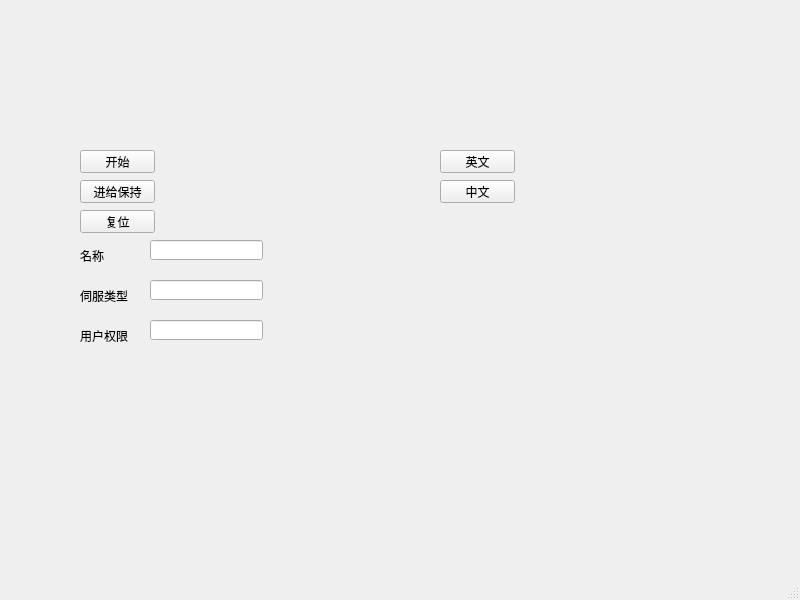
<?xml version="1.0" encoding="UTF-8"?>
<ui version="4.0">
 <class>MainWindow</class>
 <widget class="QMainWindow" name="MainWindow">
  <property name="geometry">
   <rect>
    <x>0</x>
    <y>0</y>
    <width>800</width>
    <height>600</height>
   </rect>
  </property>
  <property name="windowTitle">
   <string>MainWindow</string>
  </property>
  <widget class="QWidget" name="centralwidget">
   <widget class="QPushButton" name="btn1">
    <property name="geometry">
     <rect>
      <x>80</x>
      <y>150</y>
      <width>75</width>
      <height>23</height>
     </rect>
    </property>
    <property name="text">
     <string>开始</string>
    </property>
   </widget>
   <widget class="QPushButton" name="btn2">
    <property name="geometry">
     <rect>
      <x>80</x>
      <y>180</y>
      <width>75</width>
      <height>23</height>
     </rect>
    </property>
    <property name="text">
     <string>进给保持</string>
    </property>
   </widget>
   <widget class="QPushButton" name="btn3">
    <property name="geometry">
     <rect>
      <x>80</x>
      <y>210</y>
      <width>75</width>
      <height>23</height>
     </rect>
    </property>
    <property name="text">
     <string>复位</string>
    </property>
   </widget>
   <widget class="QLabel" name="label1">
    <property name="geometry">
     <rect>
      <x>80</x>
      <y>250</y>
      <width>54</width>
      <height>12</height>
     </rect>
    </property>
    <property name="text">
     <string>名称</string>
    </property>
   </widget>
   <widget class="QLineEdit" name="lineEdit1">
    <property name="geometry">
     <rect>
      <x>150</x>
      <y>240</y>
      <width>113</width>
      <height>20</height>
     </rect>
    </property>
   </widget>
   <widget class="QLineEdit" name="lineEdit2">
    <property name="geometry">
     <rect>
      <x>150</x>
      <y>280</y>
      <width>113</width>
      <height>20</height>
     </rect>
    </property>
   </widget>
   <widget class="QLabel" name="label2">
    <property name="geometry">
     <rect>
      <x>80</x>
      <y>290</y>
      <width>54</width>
      <height>12</height>
     </rect>
    </property>
    <property name="text">
     <string>伺服类型</string>
    </property>
   </widget>
   <widget class="QLineEdit" name="lineEdit3">
    <property name="geometry">
     <rect>
      <x>150</x>
      <y>320</y>
      <width>113</width>
      <height>20</height>
     </rect>
    </property>
   </widget>
   <widget class="QLabel" name="label3">
    <property name="geometry">
     <rect>
      <x>80</x>
      <y>330</y>
      <width>54</width>
      <height>12</height>
     </rect>
    </property>
    <property name="text">
     <string>用户权限</string>
    </property>
   </widget>
   <widget class="QPushButton" name="btnEn">
    <property name="geometry">
     <rect>
      <x>440</x>
      <y>150</y>
      <width>75</width>
      <height>23</height>
     </rect>
    </property>
    <property name="text">
     <string>英文</string>
    </property>
   </widget>
   <widget class="QPushButton" name="btnCh">
    <property name="geometry">
     <rect>
      <x>440</x>
      <y>180</y>
      <width>75</width>
      <height>23</height>
     </rect>
    </property>
    <property name="text">
     <string>中文</string>
    </property>
   </widget>
  </widget>
  <widget class="QMenuBar" name="menubar">
   <property name="geometry">
    <rect>
     <x>0</x>
     <y>0</y>
     <width>800</width>
     <height>22</height>
    </rect>
   </property>
  </widget>
  <widget class="QStatusBar" name="statusbar"/>
 </widget>
 <resources/>
 <connections/>
</ui>
